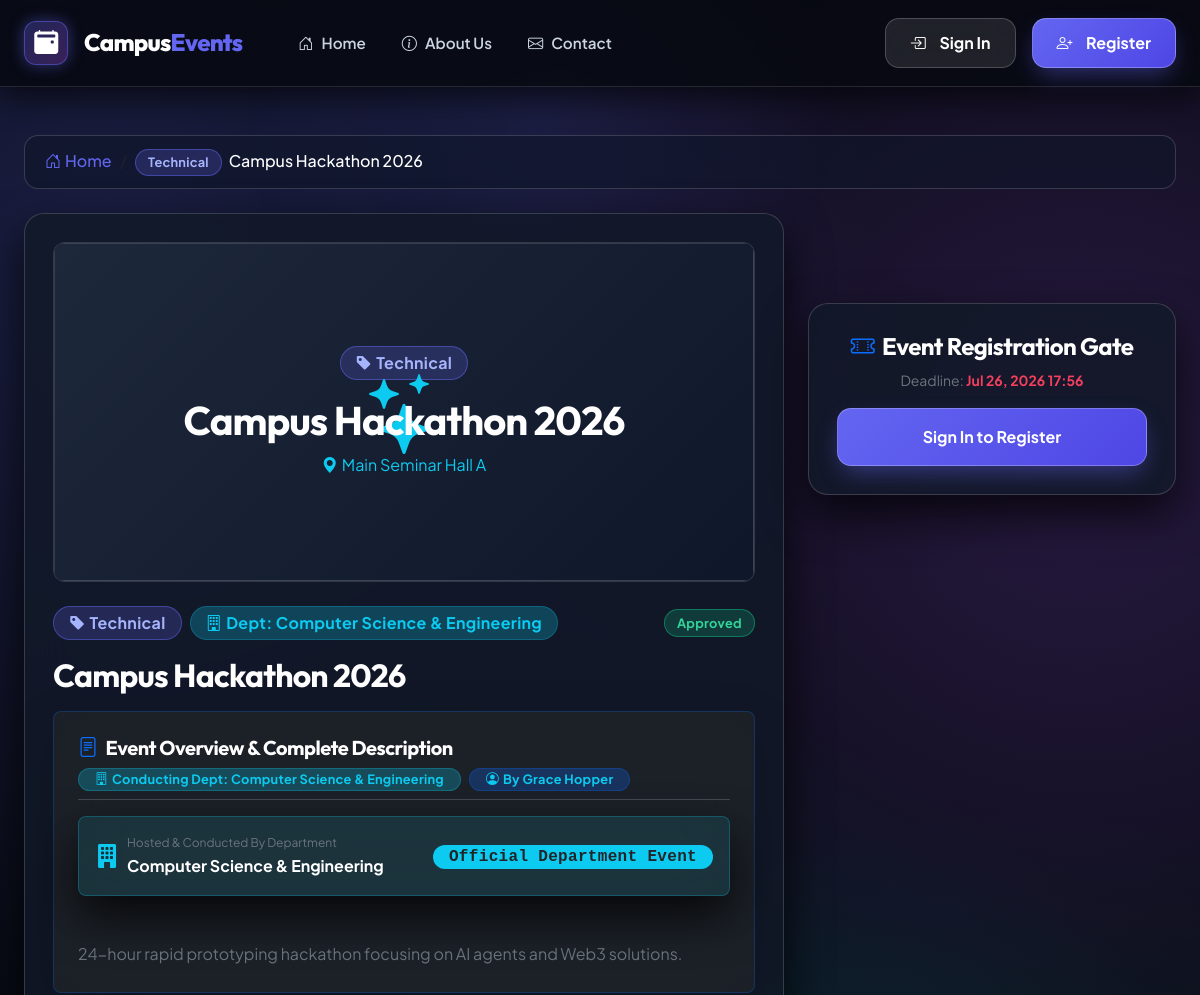
The page /event/4/ (upper part) on the database as committed earlier.
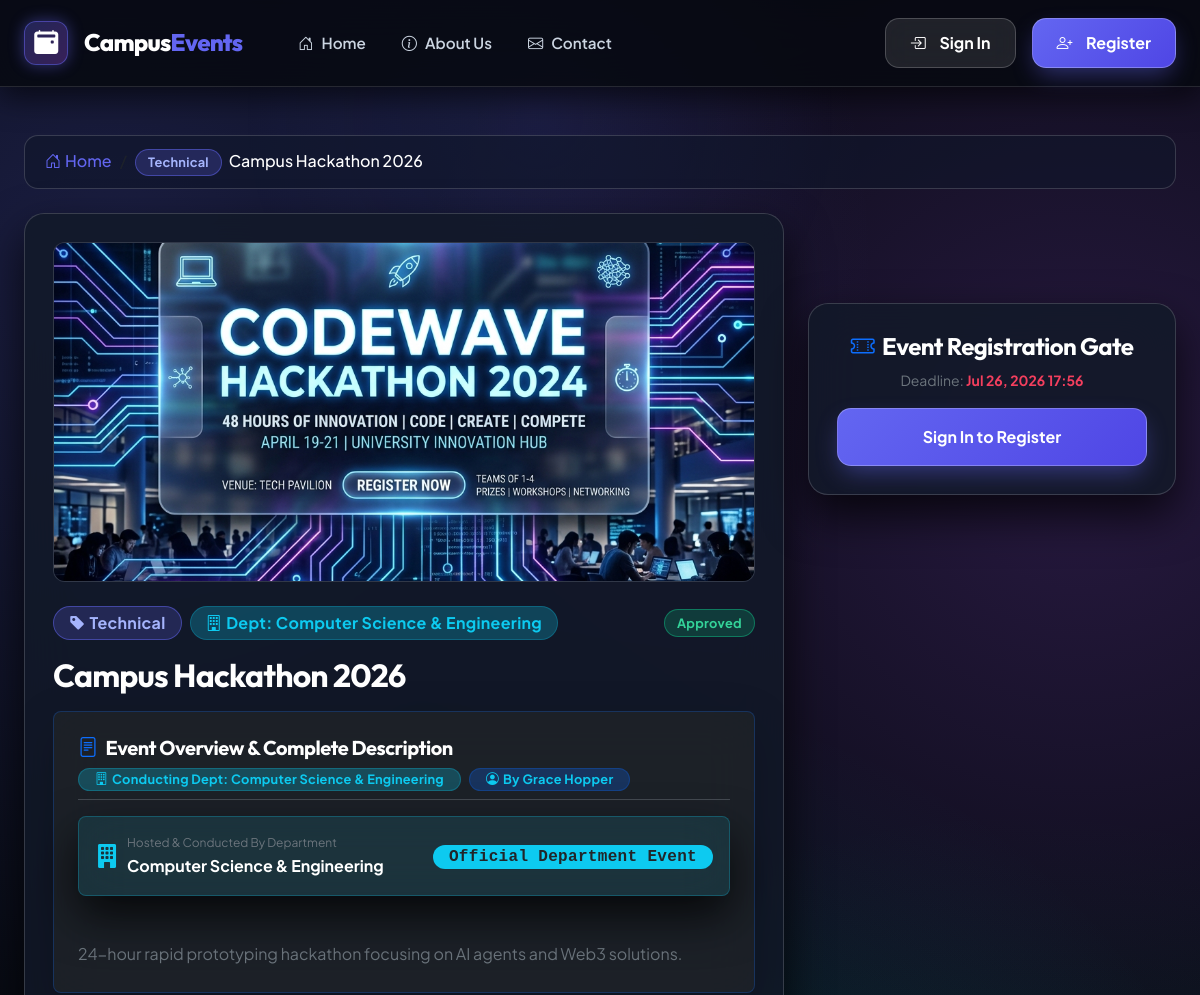
The same page on the database as committed later.
### events/models.py (models this page shows, shortened)
class Event(models.Model):
    STATUS_CHOICES = (
        ('draft', 'Draft'),
        ('published', 'Published'),
        ('completed', 'Completed'),
        ('cancelled', 'Cancelled'),
    )
    APPROVAL_CHOICES = (
        ('pending', 'Pending Approval'),
        ('approved', 'Approved'),
        ('rejected', 'Rejected'),
    )
    event_id = models.AutoField(primary_key=True)
    title = models.CharField(max_length=200)
    category = models.ForeignKey(Category, on_delete=models.CASCADE, related_name='events')
    description = models.TextField()
    venue = models.ForeignKey(Venue, on_delete=models.SET_NULL, null=True, blank=True, related_name='events')
    date = models.DateField()
    time = models.TimeField()
    deadline = models.DateTimeField()
    max_participants = models.PositiveIntegerField()
    banner_image = models.ImageField(upload_to='event_banners/', blank=True, null=True)
    certificate_template = models.ImageField(upload_to='certificate_templates/', blank=True, null=True)
    payment_scanner = models.ImageField(upload_to='payment_scanners/', blank=True, null=True)
    status = models.CharField(max_length=20, choices=STATUS_CHOICES, default='draft')
    approval_status = models.CharField(max_length=20, choices=APPROVAL_CHOICES, default='pending')
    organizer = models.ForeignKey(CustomUser, on_delete=models.CASCADE, related_name='organized_events')
    department = models.ForeignKey(Department, on_delete=models.SET_NULL, null=True, blank=True, related_name='events')
    club = models.ForeignKey(Club, on_delete=models.SET_NULL, null=True, blank=True, related_name='events')
    registration_fee = models.DecimalField(max_digits=8, decimal_places=2, default=0.00)
    skills_learned = models.CharField(max_length=300, blank=True, null=True, help_text="Comma-separated list of skills learned e.g. Python, AI, Leadership")
    @property
    def skills_list(self):
        if self.skills_learned:
            return [s.strip() for s in self.skills_learned.split(',') if s.strip()]
        return []
    @property
    def department_name(self):
        if self.department and getattr(self.department, 'name', None):
            return self.department.name

class Category(models.Model):
    name = models.CharField(max_length=50, unique=True)
    description = models.TextField(blank=True, null=True)
    class Meta:
        verbose_name_plural = "Categories"

class Venue(models.Model):
    venue_id = models.AutoField(primary_key=True)
    venue_name = models.CharField(max_length=100, unique=True)
    building = models.CharField(max_length=100)
    capacity = models.PositiveIntegerField(default=100)
    has_projector = models.BooleanField(default=True)
    is_available = models.BooleanField(default=True)

class Department(models.Model):
    name = models.CharField(max_length=100, unique=True)
    code = models.CharField(max_length=10, unique=True)

class CustomUser(AbstractUser):
    ROLE_CHOICES = (
        ('student', 'Student'),
        ('organizer', 'Organizer'),
        ('faculty', 'Faculty'),
        ('admin', 'Admin'),
    )
    role = models.CharField(max_length=20, choices=ROLE_CHOICES, default='student')
    phone = models.CharField(max_length=15, blank=True, null=True)
    roll_number = models.CharField(max_length=20, blank=True, null=True, unique=True)
    department = models.ForeignKey(Department, on_delete=models.SET_NULL, null=True, blank=True, related_name='users')
    club = models.ForeignKey(Club, on_delete=models.SET_NULL, null=True, blank=True, related_name='organizers')
    @property
    def full_name(self):
        full = f"{self.first_name} {self.last_name}".strip()
        return full if full else self.username

### events/views.py (the view)
# urls.py: path('event/<int:id>/', views.event_detail_view, name='event_detail_page'),
def event_detail_view(request, id):
    event = safe_get_object_or_404(Event, pk=id)
    is_registered = False
    student_reg = None
    if request.user.is_authenticated and request.user.role == 'student':
        student_reg = Registration.objects.filter(student=request.user, event=event).first()
        is_registered = bool(student_reg)
    feedbacks = event.feedbacks.all()
    avg_rating = feedbacks.aggregate(Avg('rating'))['rating__avg'] or 0.0
    return render(request, 'events/event_detail.html', {
        'event': event,
        'is_registered': is_registered,
        'student_reg': student_reg,
        'feedbacks': feedbacks,
        'avg_rating': round(avg_rating, 1)
    })

### events/views.py (called while the page is built)
def safe_get_object_or_404(klass, *args, **kwargs):
    try:
        for k, v in list(kwargs.items()):
            if k in ['pk', 'id', 'event_id', 'venue_id', 'department_id', 'club_id', 'registration_id', 'certificate_id']:
                if v is None or (isinstance(v, str) and not v.strip().isdigit()):
                    raise Http404(f"Invalid primary key for {klass.__name__}.")
        return get_object_or_404(klass, *args, **kwargs)
    except (ValueError, TypeError, DjangoValidationError):
        raise Http404(f"Object not found in {klass.__name__}.")

### events/templates/events/event_detail.html (shortened to what the changed rows need)
{% extends 'events/base.html' %}
{% load static %}
{% block content %}
<div class="row mb-4">
    <div class="col-12">
        <nav aria-label="breadcrumb">
            <ol class="breadcrumb breadcrumb-glass mb-0">
                <li class="breadcrumb-item"><a href="{% url 'home' %}"><i class="bi bi-house-door me-1"></i>Home</a></li>
                <li class="breadcrumb-item active" aria-current="page"><span class="badge badge-indigo-glass me-1">{{ event.category.name }}</span> {{ event.title }}</li>
            </ol>
        </nav>
    </div>
</div>
<div class="row g-4">
    <div class="col-12 col-lg-8">
        <div class="glass-card">
            <div class="event-card-img-wrapper mb-4" style="height: 340px; aspect-ratio: auto; border-radius: 12px; overflow: hidden;">
                {% if event.banner_image %}
                    <img src="{{ event.banner_image.url }}" alt="{{ event.title }}" style="width:100%; height:100%; object-fit:cover;" onerror="this.onerror=null; this.src='{% static 'images/banners/tech_banner.png' %}';">
                {% else %}
                    <div class="d-flex flex-column justify-content-center align-items-center h-100 p-4 text-center position-relative" style="background: linear-gradient(135deg, rgba(30, 41, 59, 0.95), rgba(15, 23, 42, 0.98)); border: 1px solid rgba(255, 255, 255, 0.15);">
                        <div class="position-absolute opacity-10">
                            <i class="bi bi-stars display-1 text-info"></i>
                        </div>
                        <span class="badge badge-indigo-glass fs-6 mb-3"><i class="bi bi-tag-fill me-1"></i>{{ event.category.name }}</span>
                        <h2 class="fw-bold text-white mb-2 fs-1 px-3" style="z-index: 1;">{{ event.title }}</h2>
                        <p class="text-info opacity-90 mb-0 fs-6" style="z-index: 1;"><i class="bi bi-geo-alt-fill me-1"></i>{{ event.venue.venue_name|default:"Campus Venue" }}</p>
                    </div>
                {% endif %}
            </div>
            <div class="d-flex justify-content-between align-items-center mb-3">
                <div class="d-flex gap-2 align-items-center">
                    <span class="badge badge-indigo-glass fs-6">
                        <i class="bi bi-tag-fill me-1"></i>{{ event.category.name }}
                    </span>
                    <span class="badge bg-info bg-opacity-25 text-info border border-info border-opacity-25 fs-6">
                        <i class="bi bi-building me-1"></i>Dept: {{ event.department_name }}
                    </span>
                </div>
                <span class="badge {% if event.approval_status == 'approved' %}badge-approved{% else %}badge-pending{% endif %}">
                    {{ event.approval_status|title }}
                </span>
            </div>
            <h1 class="fw-bold text-white mb-3 fs-2">{{ event.title }}</h1>
            <div class="glass-card bg-dark bg-opacity-75 p-4 rounded-3 mb-4 border border-primary border-opacity-25 shadow-lg">
                <div class="d-flex align-items-center justify-content-between mb-3 border-bottom border-secondary border-opacity-50 pb-2 flex-wrap gap-2">
                    <h5 class="fw-bold text-white mb-0">
                    </h5>
                    <div class="d-flex gap-2 align-items-center">
                        <span class="badge bg-info bg-opacity-25 text-info border border-info border-opacity-25 px-3 py-1">
                            <i class="bi bi-building me-1"></i>Conducting Dept: {{ event.department_name }}
                        </span>
                        <span class="badge bg-primary bg-opacity-25 text-info border border-primary border-opacity-25 px-3 py-1">
                            <i class="bi bi-person-circle me-1"></i>By {{ event.organizer.full_name }}
                        </span>
                    </div>
                </div>
                <div class="p-3 glass-card bg-info bg-opacity-10 border border-info border-opacity-25 rounded-3 mb-3 d-flex align-items-center justify-content-between flex-wrap gap-2">
                    <div class="d-flex align-items-center gap-2">
                        <div>
                            <small class="text-secondary d-block" style="font-size:0.75rem;">Hosted &amp; Conducted By Department</small>
                            <span class="fw-bold text-white fs-6">{{ event.department_name }}</span>
                        </div>
                    </div>
                    <span class="badge bg-info text-dark font-monospace px-3 py-1 fw-bold fs-6">Official Department Event</span>
                </div>
                <div class="text-secondary leading-relaxed fs-6" style="white-space: pre-line; line-height: 1.75;">
                    {{ event.description }}
                </div>
            </div>
        </div>
    </div>
    <div class="col-12 col-lg-4">
        <div class="glass-card text-center sticky-top" style="top: 90px;">
            <p class="text-secondary small mb-3">Deadline: <strong class="text-rose" style="color:#f43f5e;">{{ event.deadline|date:"M d, Y H:i" }}</strong></p>
        </div>
    </div>
</div>
{% endblock %}

Rows that differ between the two databases and show on the page:
changed Event "24-hour rapid prototyping hackathon focusing on AI agents and Web3 solutions.": banner_image: picture added; category.name "Technical" → (not shown); banner_image empty → "event_banners/tech_banner.png" (drawn); title "Campus Hackathon 2026" → (not shown); venue.venue_name "Main Seminar Hall A" → (not shown)
